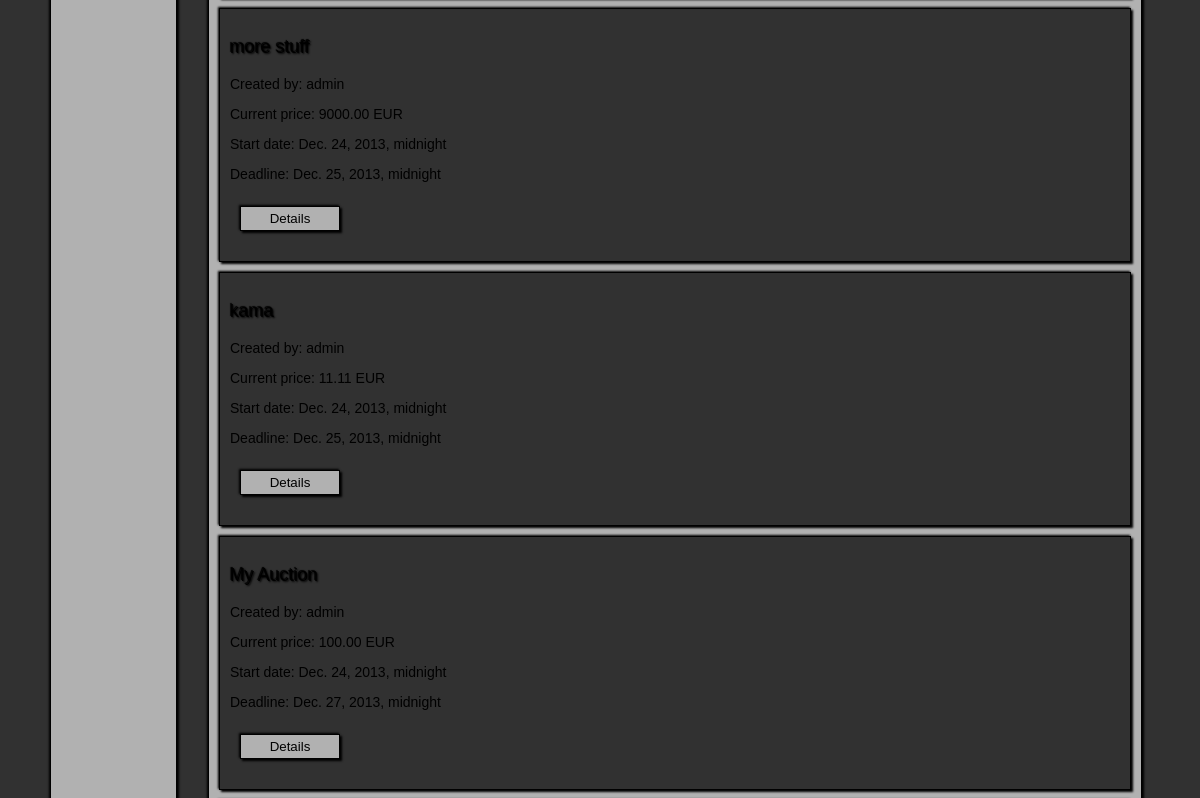
Page /auctioneer/account/auctions/ (signed in, middle part) on the earlier database version.
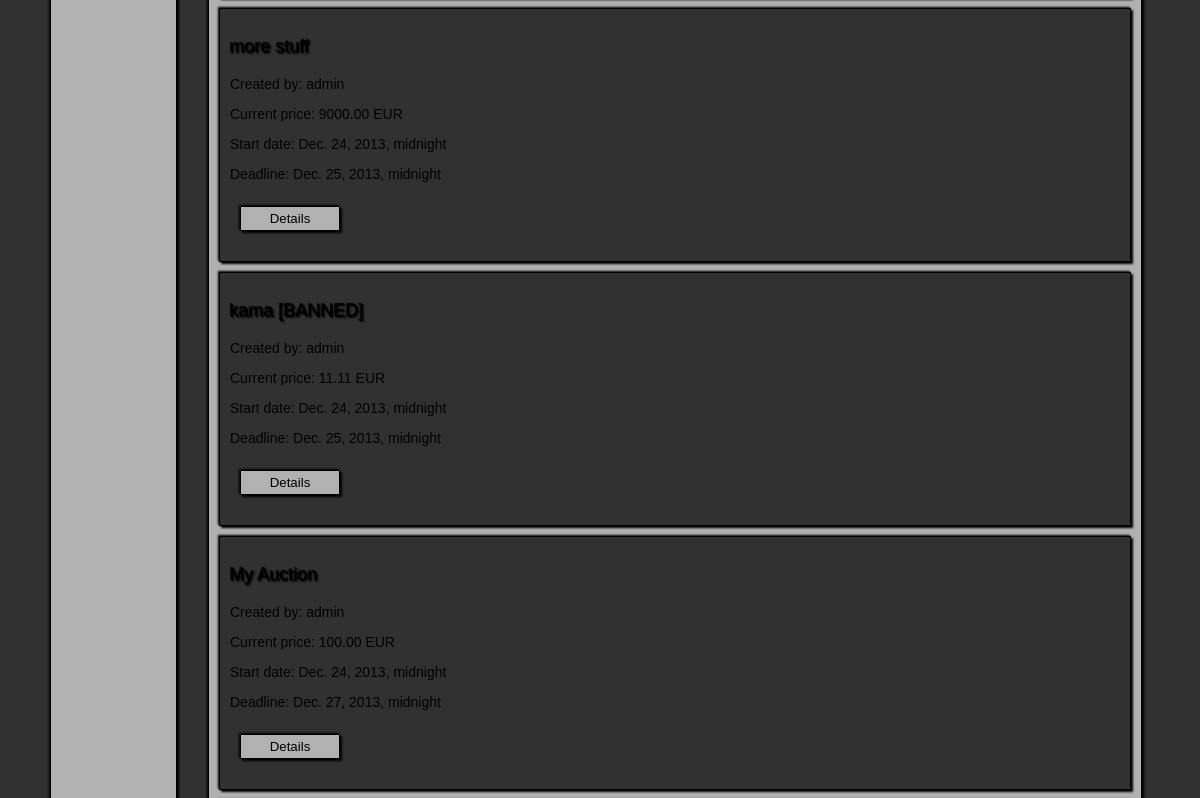
Same page on the later database version.
### Auctioneer/models.py (models this page shows, shortened)
class Auctions(models.Model):
    seller = models.ForeignKey(User)
    title = models.CharField(null=False, max_length=30)
    description = models.TextField(max_length=150)
    version = models.PositiveIntegerField(default=0)
    startingPrice = models.DecimalField(default=0.00, max_digits=12, decimal_places=2,
                                        validators=[MinValueValidator(Decimal('0.00'))])
    startDate = models.DateTimeField(null=False)
    stopDate = models.DateTimeField(null=False)
    banned = models.BooleanField(default=False)
    resolved = models.BooleanField(default=False)
    class Meta:
        permissions = (('ban_auctions', 'Can ban auctions'),)
        ordering = ['startDate']
    @classmethod
    def get_by_seller(cls, seller):
        try:
            return cls.objects.filter(seller=seller)
        except:
            return None

### Auctioneer/views.py (the view)
# urls.py: url(r'^auctioneer/account/auctions/$', auctions),
@login_required
def auctions(request):
    is_logged_in = request.user.is_authenticated()
    content = Auctions.get_by_seller(request.user)
    return render_to_response('main.html', {'title': 'My Auctions', 'is_logged_in': is_logged_in,
                                            'tag': 'Auctions by '+request.user.username, 'content_list': content},
                              context_instance=RequestContext(request))

### templates/main.html (shortened to what this page needs)
{% load staticfiles %}
<!DOCTYPE HTML PUBLIC "-//W3C//DTD HTML 4.01 //EN" "http://www.w3.org/TR/html4/strict.dtd">
<html>
	<head>
		<link href="{% static "style_main.css"%}" rel="stylesheet" type="text/css">
	</head>
	<body>
		<div id=Container>
            {% include "links.html" %}
			<div id=Content>
                {% for content in content_list %}
                <div>
				    <h3>{{ content.title }}{% if content.banned %} [BANNED]{% endif %}</h3>
                    <p>Created by: {{ content.seller }}</p>
                    {% with content.bids_set.all|first as bid %}
                    {% if bid %}
                    <p>Current price: {{ bid.amount }} EUR</p>
                    {% else %}
                    <p>Current price: {{ content.startingPrice }} EUR</p>
                    {% endif %}
                    {% endwith %}
                    <p>Start date: {{ content.startDate }}</p>
                    <p>Deadline: {{ content.stopDate }}</p>
                    <form action="/auctioneer/auctions/{{ content.id }}" method="get">
                        <input type="submit" class="button" value="Details">
                    </form>
                </div>
                {% empty %}
                <div>
                    <h3>No content!</h3>
                </div>
                {% endfor %}
			</div>
		</div>
	</body>
</html>

Differences in the rows shown:
changed Auctions "kama": now shows "[BANNED]"
